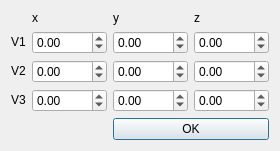
<?xml version="1.0" encoding="UTF-8"?>
<ui version="4.0">
 <class>Create_Triangle</class>
 <widget class="QDialog" name="Create_Triangle">
  <property name="geometry">
   <rect>
    <x>0</x>
    <y>0</y>
    <width>255</width>
    <height>135</height>
   </rect>
  </property>
  <property name="windowTitle">
   <string>Create_Triangle</string>
  </property>
  <layout class="QGridLayout" name="gridLayout">
   <item row="0" column="1">
    <widget class="QLabel" name="label">
     <property name="sizePolicy">
      <sizepolicy hsizetype="Fixed" vsizetype="Fixed">
       <horstretch>0</horstretch>
       <verstretch>0</verstretch>
      </sizepolicy>
     </property>
     <property name="text">
      <string>x</string>
     </property>
    </widget>
   </item>
   <item row="0" column="2">
    <widget class="QLabel" name="label_2">
     <property name="sizePolicy">
      <sizepolicy hsizetype="Fixed" vsizetype="Fixed">
       <horstretch>0</horstretch>
       <verstretch>0</verstretch>
      </sizepolicy>
     </property>
     <property name="text">
      <string>y</string>
     </property>
    </widget>
   </item>
   <item row="0" column="3">
    <widget class="QLabel" name="label_3">
     <property name="sizePolicy">
      <sizepolicy hsizetype="Fixed" vsizetype="Fixed">
       <horstretch>0</horstretch>
       <verstretch>0</verstretch>
      </sizepolicy>
     </property>
     <property name="text">
      <string>z</string>
     </property>
    </widget>
   </item>
   <item row="1" column="0">
    <widget class="QLabel" name="label_4">
     <property name="sizePolicy">
      <sizepolicy hsizetype="Fixed" vsizetype="Fixed">
       <horstretch>0</horstretch>
       <verstretch>0</verstretch>
      </sizepolicy>
     </property>
     <property name="text">
      <string>V1</string>
     </property>
    </widget>
   </item>
   <item row="1" column="1">
    <widget class="QDoubleSpinBox" name="doubleSpinBoxV1X">
     <property name="sizePolicy">
      <sizepolicy hsizetype="Expanding" vsizetype="Expanding">
       <horstretch>0</horstretch>
       <verstretch>0</verstretch>
      </sizepolicy>
     </property>
     <property name="minimum">
      <double>-1000.000000000000000</double>
     </property>
     <property name="maximum">
      <double>1000.000000000000000</double>
     </property>
    </widget>
   </item>
   <item row="1" column="2">
    <widget class="QDoubleSpinBox" name="doubleSpinBoxV1Y">
     <property name="sizePolicy">
      <sizepolicy hsizetype="Expanding" vsizetype="Expanding">
       <horstretch>0</horstretch>
       <verstretch>0</verstretch>
      </sizepolicy>
     </property>
     <property name="minimum">
      <double>-1000.000000000000000</double>
     </property>
     <property name="maximum">
      <double>1000.000000000000000</double>
     </property>
    </widget>
   </item>
   <item row="1" column="3">
    <widget class="QDoubleSpinBox" name="doubleSpinBoxV1Z">
     <property name="sizePolicy">
      <sizepolicy hsizetype="Expanding" vsizetype="Expanding">
       <horstretch>0</horstretch>
       <verstretch>0</verstretch>
      </sizepolicy>
     </property>
     <property name="minimum">
      <double>-1000.000000000000000</double>
     </property>
     <property name="maximum">
      <double>1000.000000000000000</double>
     </property>
    </widget>
   </item>
   <item row="2" column="0">
    <widget class="QLabel" name="label_5">
     <property name="sizePolicy">
      <sizepolicy hsizetype="Fixed" vsizetype="Fixed">
       <horstretch>0</horstretch>
       <verstretch>0</verstretch>
      </sizepolicy>
     </property>
     <property name="text">
      <string>V2</string>
     </property>
    </widget>
   </item>
   <item row="2" column="1">
    <widget class="QDoubleSpinBox" name="doubleSpinBoxV2X">
     <property name="sizePolicy">
      <sizepolicy hsizetype="Expanding" vsizetype="Expanding">
       <horstretch>0</horstretch>
       <verstretch>0</verstretch>
      </sizepolicy>
     </property>
     <property name="minimum">
      <double>-1000.000000000000000</double>
     </property>
     <property name="maximum">
      <double>1000.000000000000000</double>
     </property>
    </widget>
   </item>
   <item row="2" column="2">
    <widget class="QDoubleSpinBox" name="doubleSpinBoxV2Y">
     <property name="sizePolicy">
      <sizepolicy hsizetype="Expanding" vsizetype="Expanding">
       <horstretch>0</horstretch>
       <verstretch>0</verstretch>
      </sizepolicy>
     </property>
     <property name="minimum">
      <double>-1000.000000000000000</double>
     </property>
     <property name="maximum">
      <double>1000.000000000000000</double>
     </property>
    </widget>
   </item>
   <item row="2" column="3">
    <widget class="QDoubleSpinBox" name="doubleSpinBoxV2Z">
     <property name="sizePolicy">
      <sizepolicy hsizetype="Expanding" vsizetype="Expanding">
       <horstretch>0</horstretch>
       <verstretch>0</verstretch>
      </sizepolicy>
     </property>
     <property name="minimum">
      <double>-1000.000000000000000</double>
     </property>
     <property name="maximum">
      <double>1000.000000000000000</double>
     </property>
    </widget>
   </item>
   <item row="3" column="0">
    <widget class="QLabel" name="label_6">
     <property name="sizePolicy">
      <sizepolicy hsizetype="Fixed" vsizetype="Fixed">
       <horstretch>0</horstretch>
       <verstretch>0</verstretch>
      </sizepolicy>
     </property>
     <property name="text">
      <string>V3</string>
     </property>
    </widget>
   </item>
   <item row="3" column="1">
    <widget class="QDoubleSpinBox" name="doubleSpinBoxV3X">
     <property name="sizePolicy">
      <sizepolicy hsizetype="Expanding" vsizetype="Expanding">
       <horstretch>0</horstretch>
       <verstretch>0</verstretch>
      </sizepolicy>
     </property>
     <property name="minimum">
      <double>-1000.000000000000000</double>
     </property>
     <property name="maximum">
      <double>1000.000000000000000</double>
     </property>
    </widget>
   </item>
   <item row="3" column="2">
    <widget class="QDoubleSpinBox" name="doubleSpinBoxV3Y">
     <property name="sizePolicy">
      <sizepolicy hsizetype="Expanding" vsizetype="Expanding">
       <horstretch>0</horstretch>
       <verstretch>0</verstretch>
      </sizepolicy>
     </property>
     <property name="minimum">
      <double>-1000.000000000000000</double>
     </property>
     <property name="maximum">
      <double>1000.000000000000000</double>
     </property>
    </widget>
   </item>
   <item row="3" column="3">
    <widget class="QDoubleSpinBox" name="doubleSpinBoxV3Z">
     <property name="sizePolicy">
      <sizepolicy hsizetype="Expanding" vsizetype="Expanding">
       <horstretch>0</horstretch>
       <verstretch>0</verstretch>
      </sizepolicy>
     </property>
     <property name="minimum">
      <double>-1000.000000000000000</double>
     </property>
     <property name="maximum">
      <double>1000.000000000000000</double>
     </property>
    </widget>
   </item>
   <item row="4" column="2" colspan="2">
    <widget class="QPushButton" name="btnOK">
     <property name="sizePolicy">
      <sizepolicy hsizetype="Expanding" vsizetype="Expanding">
       <horstretch>0</horstretch>
       <verstretch>0</verstretch>
      </sizepolicy>
     </property>
     <property name="text">
      <string>OK</string>
     </property>
    </widget>
   </item>
  </layout>
 </widget>
 <layoutdefault spacing="6" margin="11"/>
 <resources/>
 <connections/>
</ui>
